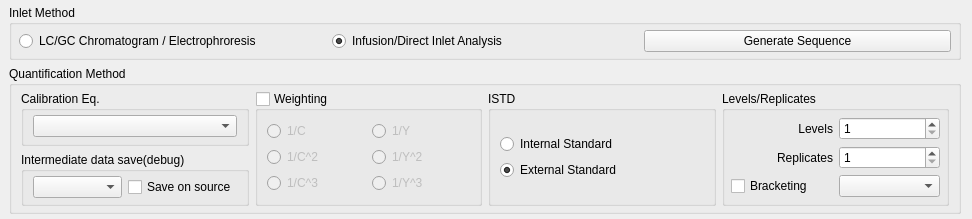
<?xml version="1.0" encoding="UTF-8"?>
<ui version="4.0">
 <class>quan::QuanConfigForm</class>
 <widget class="QWidget" name="quan::QuanConfigForm">
  <property name="geometry">
   <rect>
    <x>0</x>
    <y>0</y>
    <width>972</width>
    <height>196</height>
   </rect>
  </property>
  <property name="maximumSize">
   <size>
    <width>16777215</width>
    <height>248</height>
   </size>
  </property>
  <property name="windowTitle">
   <string>Form</string>
  </property>
  <layout class="QGridLayout" name="gridLayout_2" rowstretch="1,2,0,0">
   <property name="leftMargin">
    <number>9</number>
   </property>
   <property name="topMargin">
    <number>5</number>
   </property>
   <property name="bottomMargin">
    <number>5</number>
   </property>
   <item row="0" column="0">
    <layout class="QGridLayout" name="gridLayout" rowstretch="0">
     <item row="0" column="0">
      <widget class="QGroupBox" name="groupBox_2">
       <property name="title">
        <string>Inlet Method</string>
       </property>
       <layout class="QGridLayout" name="gridLayout_6">
        <property name="leftMargin">
         <number>7</number>
        </property>
        <property name="topMargin">
         <number>5</number>
        </property>
        <property name="rightMargin">
         <number>7</number>
        </property>
        <property name="bottomMargin">
         <number>5</number>
        </property>
        <item row="0" column="0">
         <layout class="QGridLayout" name="gridLayout_5">
          <item row="0" column="1">
           <widget class="QRadioButton" name="radioButton_2">
            <property name="text">
             <string>Infusion/Direct Inlet Analysis</string>
            </property>
            <property name="checked">
             <bool>true</bool>
            </property>
           </widget>
          </item>
          <item row="0" column="0">
           <widget class="QRadioButton" name="radioButton">
            <property name="text">
             <string>LC/GC Chromatogram / Electrophroresis</string>
            </property>
           </widget>
          </item>
          <item row="0" column="2">
           <widget class="QPushButton" name="pushButton">
            <property name="text">
             <string>Generate Sequence</string>
            </property>
           </widget>
          </item>
         </layout>
        </item>
       </layout>
      </widget>
     </item>
    </layout>
   </item>
   <item row="3" column="0">
    <widget class="QGroupBox" name="groupBox">
     <property name="title">
      <string>Quantification Method</string>
     </property>
     <layout class="QGridLayout" name="gridLayout_4" rowstretch="0">
      <property name="topMargin">
       <number>5</number>
      </property>
      <property name="bottomMargin">
       <number>5</number>
      </property>
      <item row="0" column="0">
       <layout class="QGridLayout" name="gridLayout_3">
        <item row="0" column="2">
         <widget class="QGroupBox" name="groupBox_4">
          <property name="title">
           <string>ISTD</string>
          </property>
          <layout class="QGridLayout" name="gridLayout_14">
           <item row="0" column="0">
            <layout class="QGridLayout" name="gridLayout_13">
             <item row="0" column="0">
              <widget class="QRadioButton" name="radioButton_13">
               <property name="text">
                <string>Internal Standard</string>
               </property>
              </widget>
             </item>
             <item row="1" column="0">
              <widget class="QRadioButton" name="radioButton_14">
               <property name="text">
                <string>External Standard</string>
               </property>
               <property name="checked">
                <bool>true</bool>
               </property>
              </widget>
             </item>
            </layout>
           </item>
          </layout>
         </widget>
        </item>
        <item row="0" column="1">
         <widget class="QGroupBox" name="groupBox_5">
          <property name="title">
           <string>Weighting</string>
          </property>
          <property name="checkable">
           <bool>true</bool>
          </property>
          <property name="checked">
           <bool>false</bool>
          </property>
          <layout class="QGridLayout" name="gridLayout_12">
           <item row="0" column="0">
            <layout class="QGridLayout" name="gridLayout_11">
             <item row="2" column="0">
              <widget class="QRadioButton" name="radioButton_9">
               <property name="text">
                <string>1/C^3</string>
               </property>
              </widget>
             </item>
             <item row="0" column="0">
              <widget class="QRadioButton" name="radioButton_7">
               <property name="text">
                <string>1/C</string>
               </property>
              </widget>
             </item>
             <item row="1" column="0">
              <widget class="QRadioButton" name="radioButton_8">
               <property name="text">
                <string>1/C^2</string>
               </property>
              </widget>
             </item>
             <item row="0" column="1">
              <widget class="QRadioButton" name="radioButton_10">
               <property name="text">
                <string>1/Y</string>
               </property>
              </widget>
             </item>
             <item row="1" column="1">
              <widget class="QRadioButton" name="radioButton_11">
               <property name="text">
                <string>1/Y^2</string>
               </property>
              </widget>
             </item>
             <item row="2" column="1">
              <widget class="QRadioButton" name="radioButton_12">
               <property name="text">
                <string>1/Y^3</string>
               </property>
              </widget>
             </item>
            </layout>
           </item>
          </layout>
         </widget>
        </item>
        <item row="0" column="3">
         <widget class="QGroupBox" name="groupBox_3">
          <property name="title">
           <string>Levels/Replicates</string>
          </property>
          <layout class="QGridLayout" name="gridLayout_8">
           <property name="leftMargin">
            <number>6</number>
           </property>
           <property name="topMargin">
            <number>6</number>
           </property>
           <property name="rightMargin">
            <number>6</number>
           </property>
           <property name="bottomMargin">
            <number>6</number>
           </property>
           <property name="horizontalSpacing">
            <number>6</number>
           </property>
           <item row="0" column="0">
            <layout class="QGridLayout" name="gridLayout_7">
             <property name="horizontalSpacing">
              <number>6</number>
             </property>
             <item row="1" column="1">
              <widget class="QSpinBox" name="spinBox_2">
               <property name="minimum">
                <number>1</number>
               </property>
              </widget>
             </item>
             <item row="0" column="1">
              <widget class="QSpinBox" name="spinBox">
               <property name="minimum">
                <number>1</number>
               </property>
              </widget>
             </item>
             <item row="0" column="0">
              <widget class="QLabel" name="label">
               <property name="text">
                <string>Levels</string>
               </property>
               <property name="alignment">
                <set>Qt::AlignRight|Qt::AlignTrailing|Qt::AlignVCenter</set>
               </property>
              </widget>
             </item>
             <item row="1" column="0">
              <widget class="QLabel" name="label_2">
               <property name="text">
                <string>Replicates</string>
               </property>
               <property name="alignment">
                <set>Qt::AlignRight|Qt::AlignTrailing|Qt::AlignVCenter</set>
               </property>
              </widget>
             </item>
             <item row="2" column="0">
              <widget class="QCheckBox" name="checkBox">
               <property name="text">
                <string>Bracketing</string>
               </property>
              </widget>
             </item>
             <item row="2" column="1">
              <widget class="QComboBox" name="comboBox_2"/>
             </item>
            </layout>
           </item>
          </layout>
         </widget>
        </item>
        <item row="0" column="0">
         <layout class="QVBoxLayout" name="verticalLayout">
          <item>
           <widget class="QGroupBox" name="groupBox_6">
            <property name="title">
             <string>Calibration Eq.</string>
            </property>
            <layout class="QGridLayout" name="gridLayout_10">
             <property name="leftMargin">
              <number>9</number>
             </property>
             <property name="topMargin">
              <number>4</number>
             </property>
             <property name="bottomMargin">
              <number>5</number>
             </property>
             <item row="0" column="0">
              <layout class="QGridLayout" name="gridLayout_9">
               <item row="0" column="0">
                <widget class="QComboBox" name="comboBox"/>
               </item>
              </layout>
             </item>
            </layout>
           </widget>
          </item>
          <item>
           <widget class="QGroupBox" name="groupBox_7">
            <property name="title">
             <string>Intermediate data save(debug)</string>
            </property>
            <layout class="QGridLayout" name="gridLayout_16">
             <property name="topMargin">
              <number>4</number>
             </property>
             <property name="bottomMargin">
              <number>4</number>
             </property>
             <item row="0" column="0">
              <layout class="QGridLayout" name="gridLayout_15">
               <item row="0" column="0">
                <widget class="QComboBox" name="comboBox_DebugLevel"/>
               </item>
              </layout>
             </item>
             <item row="0" column="1">
              <widget class="QCheckBox" name="checkBox_2">
               <property name="text">
                <string>Save on source</string>
               </property>
              </widget>
             </item>
            </layout>
           </widget>
          </item>
         </layout>
        </item>
       </layout>
      </item>
     </layout>
    </widget>
   </item>
  </layout>
 </widget>
 <resources/>
 <connections/>
</ui>
